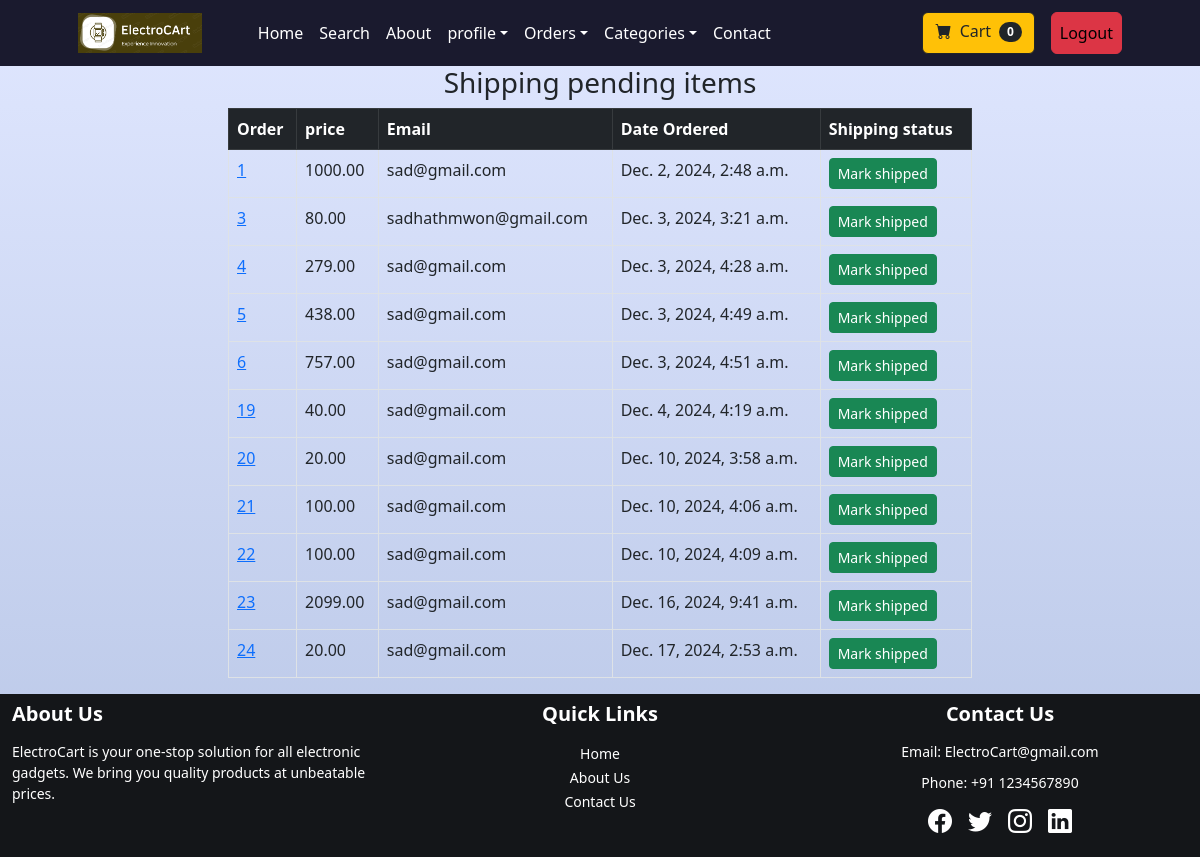
The app's page /not_shipped_dash/ (signed in) with its own data.
### payment/models.py (models this page shows, shortened)
class Order(models.Model):
    user = models.ForeignKey(User, on_delete=models.CASCADE, null=True, blank=True)
    full_name = models.CharField(max_length=255)
    email = models.EmailField(max_length=255)
    shipping_address = models.TextField(max_length=15000)
    amount_pay = models.DecimalField(max_digits=10,decimal_places=2)
    date_ordered = models.DateTimeField(auto_now_add=True)
    shipped = models.BooleanField(default=False)
    date_shipped = models.DateTimeField(blank=True, null=True)
    invoice = models.CharField(max_length=250,null=True,blank=True)
    paid = models.BooleanField(default=False)

### payment/views.py (the view, shortened to what this page needs)
# urls.py: path('not_shipped_dash/',views.not_shipped_dash, name = 'not_shipped_dash'),
def not_shipped_dash(request):
    if request.user.is_authenticated and request.user.is_superuser:
        orders = Order.objects.filter(shipped=False)
        return render(request, "not_shipped_dash.html",{'orders':orders})
    else:
        messages.success(request,("Access denied"))
        return redirect('home')

### cart/cart.py (called while the page is built)
    def __len__(self):
        return len(self.cart)

### cart/context_processors.py (called while the page is built)
def cart(request):
    return {'cart':Cart(request)}

### templates/not_shipped_dash.html (shortened to what this page needs)
{% extends "base.html" %}
{% block content %}
<div class="container">
    <div class="row">
        <center>
            <div class="col-8">
        <h3>Shipping pending items</h3>
        <table class="table table-hover table-bordered">
                <thead class="table-dark">
                  <tr>
                    <th scope="col">Order</th>
                    <th scope="col">price</th>
                    <th scope="col">Email</th>
                    <th scope="col">Date Ordered</th>
                    <th scope="col">Shipping status</th>
                  </tr>
                </thead>
                <tbody>
                {% for order in orders %}
                  <tr>
                    <td><a href="{% url 'orders' order.id %}">{{order.id}}</a></td>
                    <td>{{order.amount_pay}}</td>
                    <td>{{order.email}}</td>
                    <td>{{order.date_ordered}}</td>
                    <td>
                      <form method="POST">{% csrf_token %}
                        <button type="submit" class="btn btn-success btn-sm">Mark shipped</button>
                      </form>
                    </td>
                  </tr>
                {% endfor %}
                </tbody>
          </table>
            </div>
        </center>
    </div>
</div>
{% endblock content %}

### records on screen
Order: id "1", amount_pay "1000.00", email "sad@gmail.com", date_ordered "Dec. 2, 2024, 2:48 a.m."
Order: id "3", amount_pay "80.00", email "sadhathmwon@gmail.com", date_ordered "Dec. 3, 2024, 3:21 a.m."
Order: id "4", amount_pay "279.00", email "sad@gmail.com", date_ordered "Dec. 3, 2024, 4:28 a.m."
Order: id "5", amount_pay "438.00", email "sad@gmail.com", date_ordered "Dec. 3, 2024, 4:49 a.m."
Order: id "6", amount_pay "757.00", email "sad@gmail.com", date_ordered "Dec. 3, 2024, 4:51 a.m."
Order: id "19", amount_pay "40.00", email "sad@gmail.com", date_ordered "Dec. 4, 2024, 4:19 a.m."
Order: id "20", amount_pay "20.00", email "sad@gmail.com", date_ordered "Dec. 10, 2024, 3:58 a.m."
Order: id "21", amount_pay "100.00", email "sad@gmail.com", date_ordered "Dec. 10, 2024, 4:06 a.m."
Order: id "22", amount_pay "100.00", email "sad@gmail.com", date_ordered "Dec. 10, 2024, 4:09 a.m."
Order: id "23", amount_pay "2099.00", email "sad@gmail.com", date_ordered "Dec. 16, 2024, 9:41 a.m."
Order: id "24", amount_pay "20.00", email "sad@gmail.com", date_ordered "Dec. 17, 2024, 2:53 a.m."

### other values on screen
{{ cart|length }} "0"
